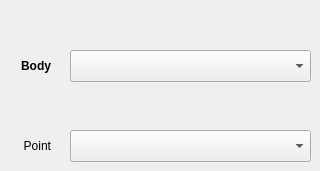
   <widget class="QWidget" name="DrivenRevPage">
    <widget class="QComboBox" name="body_1B1P">
     <property name="geometry">
      <rect>
       <x>70</x>
       <y>50</y>
       <width>241</width>
       <height>32</height>
      </rect>
     </property>
     <property name="sizePolicy">
      <sizepolicy hsizetype="Expanding" vsizetype="Fixed">
       <horstretch>0</horstretch>
       <verstretch>0</verstretch>
      </sizepolicy>
     </property>
     <property name="editable">
      <bool>false</bool>
     </property>
    </widget>
    <widget class="QLabel" name="label_67">
     <property name="geometry">
      <rect>
       <x>-10</x>
       <y>56</y>
       <width>61</width>
       <height>20</height>
      </rect>
     </property>
     <property name="text">
      <string>&lt;html&gt;&lt;head/&gt;&lt;body&gt;&lt;p align=&quot;right&quot;&gt;&lt;span style=&quot; font-weight:600;&quot;&gt;Body&lt;/span&gt;&lt;/p&gt;&lt;/body&gt;&lt;/html&gt;</string>
     </property>
    </widget>
    <widget class="QComboBox" name="point_1B1P">
     <property name="geometry">
      <rect>
       <x>70</x>
       <y>130</y>
       <width>241</width>
       <height>32</height>
      </rect>
     </property>
    </widget>
    <widget class="QLabel" name="label_70">
     <property name="geometry">
      <rect>
       <x>-10</x>
       <y>136</y>
       <width>61</width>
       <height>21</height>
      </rect>
     </property>
     <property name="text">
      <string>&lt;html&gt;&lt;head/&gt;&lt;body&gt;&lt;p align=&quot;right&quot;&gt;Point&lt;/p&gt;&lt;/body&gt;&lt;/html&gt;</string>
     </property>
    </widget>
   </widget>
